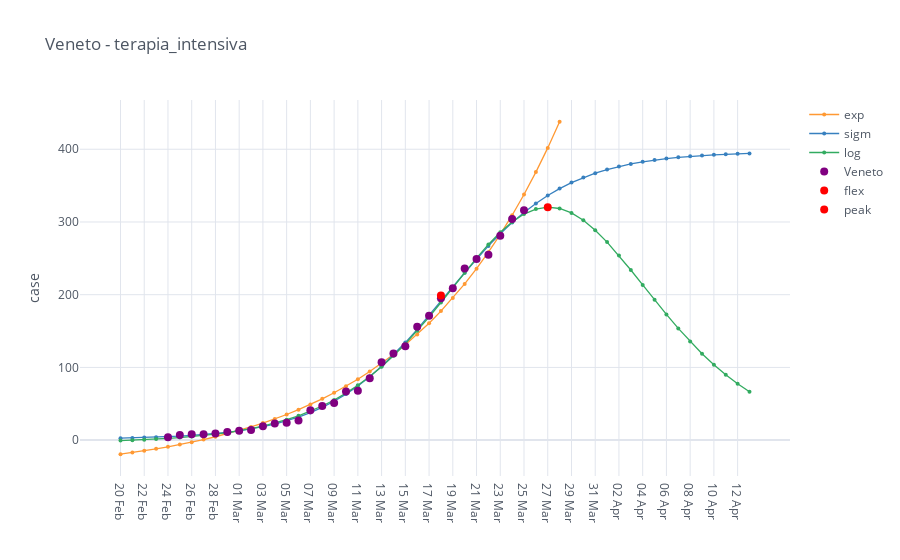

The cell this chart's notebook holds for it:
### Code cell
import cufflinks as cf
cf.go_offline()
cf.set_config_file(offline=False, world_readable=True)
import mytools.plot as mpl
import mytools.dataio as io


region = 'Veneto'
category = 'terapia_intensiva'

regions = io.italy_load_regions([region])

intensive = io.italy_regions_filter_by_category(regions, category)

mpl.iplot_analysis_plot(intensive, title=region+' - '+category)

### Figure 1 — Plotly figure (JSON) as saved in the notebook; plotly's stock layout.template omitted (floating-point values rounded to 4 significant figures)
{"data": [{"line": {"color": "rgba(255, 153, 51, 1.0)", "dash": "solid", "shape": "linear", "width": 1.3}, "marker": {"size": 4, "symbol": "circle"}, "mode": "lines+markers", "name": "exp", "text": "", "type": "scatter", "x": ["20 Feb", "21 Feb", "22 Feb", "23 Feb", "24 Feb", "25 Feb", "26 Feb", "27 Feb", "28 Feb", "29 Feb", "01 Mar", "02 Mar", "03 Mar", "04 Mar", "05 Mar", "06 Mar", "07 Mar", "08 Mar", "09 Mar", "10 Mar", "11 Mar", "12 Mar", "13 Mar", "14 Mar", "15 Mar", "16 Mar", "17 Mar", "18 Mar", "19 Mar", "20 Mar", "21 Mar", "22 Mar", "23 Mar", "24 Mar", "25 Mar", "26 Mar", "27 Mar", "28 Mar", "29 Mar", "30 Mar", "31 Mar", "01 Apr", "02 Apr", "03 Apr", "04 Apr", "05 Apr", "06 Apr", "07 Apr", "08 Apr", "09 Apr", "10 Apr", "11 Apr", "12 Apr", "13 Apr"], "y": [-19.37, -17.12, -14.68, -12.05, -9.203, -6.133, -2.818, 0.7614, 4.627, 8.802, 13.31, 18.18, 23.43, 29.11, 35.24, 41.86, 49.01, 56.73, 65.07, 74.07, 83.8, 94.29, 105.6, 117.9, 131.1, 145.4, 160.8, 177.4, 195.4, 214.8, 235.8, 258.5, 282.9, 309.3, 337.8, 368.6, 401.9, 437.8, "", "", "", "", "", "", "", "", "", "", "", "", "", "", "", ""]}, {"line": {"color": "rgba(55, 128, 191, 1.0)", "dash": "solid", "shape": "linear", "width": 1.3}, "marker": {"size": 4, "symbol": "circle"}, "mode": "lines+markers", "name": "sigm", "text": "", "type": "scatter", "x": ["20 Feb", "21 Feb", "22 Feb", "23 Feb", "24 Feb", "25 Feb", "26 Feb", "27 Feb", "28 Feb", "29 Feb", "01 Mar", "02 Mar", "03 Mar", "04 Mar", "05 Mar", "06 Mar", "07 Mar", "08 Mar", "09 Mar", "10 Mar", "11 Mar", "12 Mar", "13 Mar", "14 Mar", "15 Mar", "16 Mar", "17 Mar", "18 Mar", "19 Mar", "20 Mar", "21 Mar", "22 Mar", "23 Mar", "24 Mar", "25 Mar", "26 Mar", "27 Mar", "28 Mar", "29 Mar", "30 Mar", "31 Mar", "01 Apr", "02 Apr", "03 Apr", "04 Apr", "05 Apr", "06 Apr", "07 Apr", "08 Apr", "09 Apr", "10 Apr", "11 Apr", "12 Apr", "13 Apr"], "y": [2.619, 2.983, 3.427, 3.968, 4.627, 5.427, 6.401, 7.583, 9.017, 10.75, 12.85, 15.39, 18.43, 22.09, 26.46, 31.66, 37.81, 45.05, 53.5, 63.29, 74.51, 87.22, 101.4, 117.1, 134.2, 152.4, 171.4, 191.0, 210.7, 230.2, 249.1, 267.1, 283.9, 299.2, 313.2, 325.6, 336.5, 346.0, 354.2, 361.2, 367.1, 372.1, 376.3, 379.9, 382.8, 385.2, 387.2, 388.9, 390.3, 391.4, 392.4, 393.1, 393.8, 394.3]}, {"line": {"color": "rgba(50, 171, 96, 1.0)", "dash": "solid", "shape": "linear", "width": 1.3}, "marker": {"size": 4, "symbol": "circle"}, "mode": "lines+markers", "name": "log", "text": "", "type": "scatter", "x": ["20 Feb", "21 Feb", "22 Feb", "23 Feb", "24 Feb", "25 Feb", "26 Feb", "27 Feb", "28 Feb", "29 Feb", "01 Mar", "02 Mar", "03 Mar", "04 Mar", "05 Mar", "06 Mar", "07 Mar", "08 Mar", "09 Mar", "10 Mar", "11 Mar", "12 Mar", "13 Mar", "14 Mar", "15 Mar", "16 Mar", "17 Mar", "18 Mar", "19 Mar", "20 Mar", "21 Mar", "22 Mar", "23 Mar", "24 Mar", "25 Mar", "26 Mar", "27 Mar", "28 Mar", "29 Mar", "30 Mar", "31 Mar", "01 Apr", "02 Apr", "03 Apr", "04 Apr", "05 Apr", "06 Apr", "07 Apr", "08 Apr", "09 Apr", "10 Apr", "11 Apr", "12 Apr", "13 Apr"], "y": [-0.6533, -0.06124, 0.6358, 1.456, 2.421, 3.556, 4.889, 6.455, 8.293, 10.45, 12.97, 15.92, 19.36, 23.37, 28.04, 33.45, 39.7, 46.91, 55.18, 64.63, 75.35, 87.44, 101.0, 116.0, 132.4, 150.3, 169.3, 189.2, 209.7, 230.3, 250.3, 269.1, 286.0, 300.1, 310.9, 317.8, 320.4, 318.6, 312.4, 302.3, 288.8, 272.3, 253.9, 234.0, 213.5, 192.9, 172.8, 153.6, 135.6, 118.9, 103.6, 89.79, 77.44, 66.48]}, {"line": {"color": "rgba(128, 0, 128, 1.0)", "dash": "solid", "shape": "linear", "width": 1.3}, "marker": {"size": 8, "symbol": "circle"}, "mode": "markers", "name": "Veneto", "text": "", "type": "scatter", "x": ["20 Feb", "21 Feb", "22 Feb", "23 Feb", "24 Feb", "25 Feb", "26 Feb", "27 Feb", "28 Feb", "29 Feb", "01 Mar", "02 Mar", "03 Mar", "04 Mar", "05 Mar", "06 Mar", "07 Mar", "08 Mar", "09 Mar", "10 Mar", "11 Mar", "12 Mar", "13 Mar", "14 Mar", "15 Mar", "16 Mar", "17 Mar", "18 Mar", "19 Mar", "20 Mar", "21 Mar", "22 Mar", "23 Mar", "24 Mar", "25 Mar", "26 Mar", "27 Mar", "28 Mar", "29 Mar", "30 Mar", "31 Mar", "01 Apr", "02 Apr", "03 Apr", "04 Apr", "05 Apr", "06 Apr", "07 Apr", "08 Apr", "09 Apr", "10 Apr", "11 Apr", "12 Apr", "13 Apr"], "y": ["", "", "", "", 4.0, 7.0, 8.0, 8.0, 9.0, 11.0, 13.0, 14.0, 19.0, 23.0, 24.0, 27.0, 41.0, 47.0, 51.0, 67.0, 68.0, 85.0, 107.0, 119.0, 129.0, 156.0, 171.0, 195.0, 209.0, 236.0, 249.0, 255.0, 281.0, 304.0, 316.0, "", "", "", "", "", "", "", "", "", "", "", "", "", "", "", "", "", "", ""]}, {"marker": {"color": "rgba(255, 0, 0, 125)", "size": 8}, "mode": "markers", "name": "flex", "type": "scatter", "x": ["18 Mar"], "y": [198.8]}, {"marker": {"color": "rgba(255, 0, 0, 125)", "size": 8}, "mode": "markers", "name": "peak", "type": "scatter", "x": ["27 Mar"], "y": [320.4]}], "layout": {"legend": {"bgcolor": "#FFFFFF", "font": {"color": "#4D5663"}}, "paper_bgcolor": "#FFFFFF", "plot_bgcolor": "#FFFFFF", "title": {"font": {"color": "#4D5663"}, "text": "Veneto - terapia_intensiva"}, "xaxis": {"gridcolor": "#E1E5ED", "showgrid": true, "tickfont": {"color": "#4D5663"}, "title": {"font": {"color": "#4D5663"}, "text": ""}, "zerolinecolor": "#E1E5ED"}, "yaxis": {"gridcolor": "#E1E5ED", "showgrid": true, "tickfont": {"color": "#4D5663"}, "title": {"font": {"color": "#4D5663"}, "text": "case"}, "zerolinecolor": "#E1E5ED"}}}
